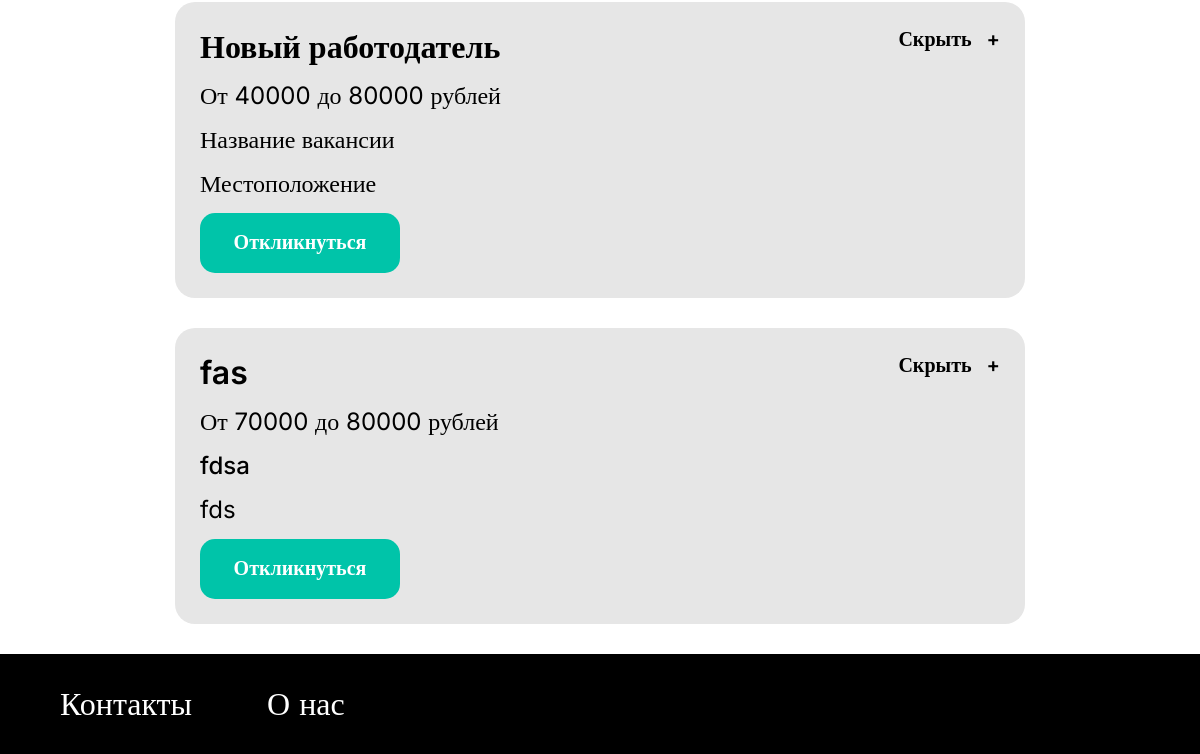
/vacancies/ (lower part), run on an earlier commit of the app's database.
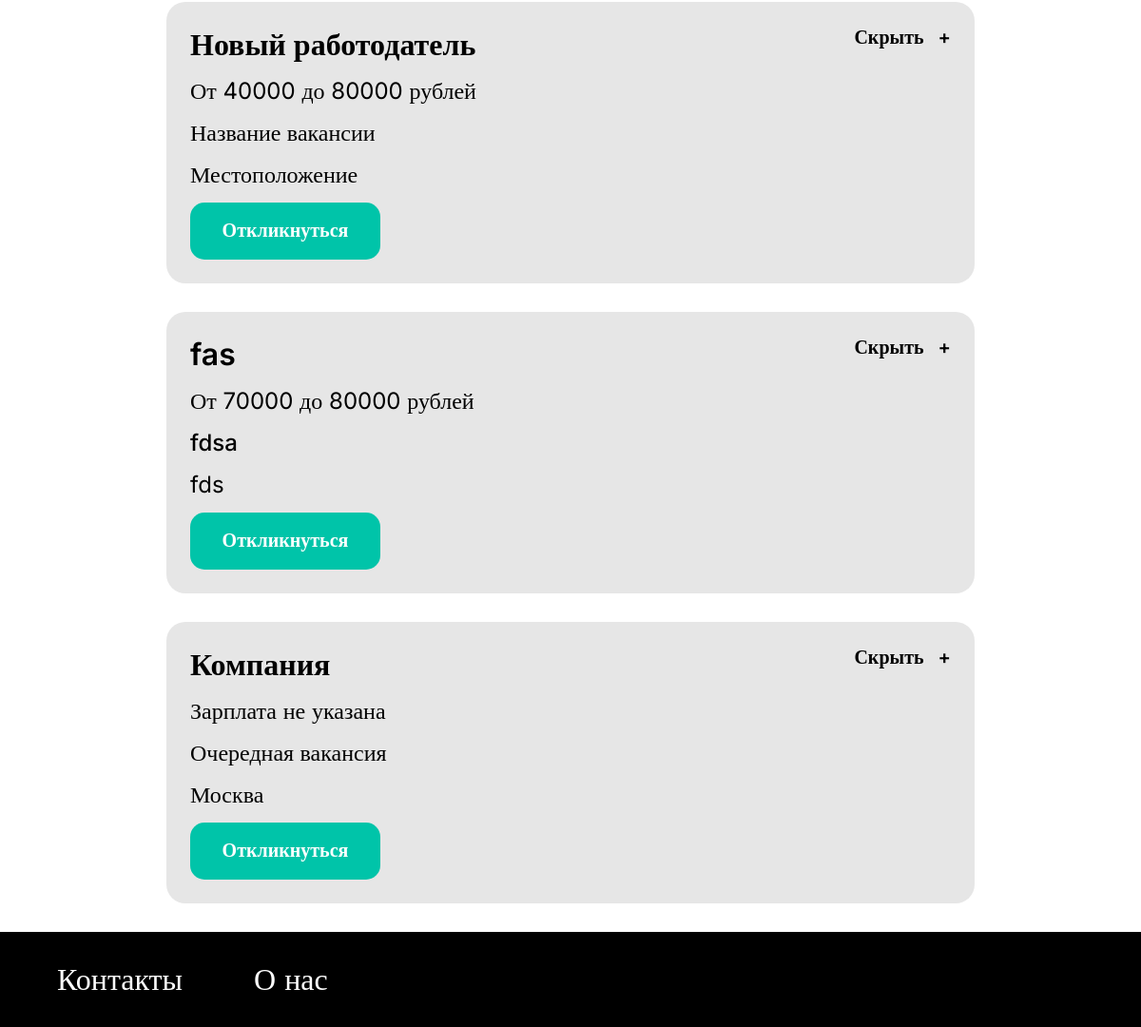
And on a later commit of the database.
### DB_client/models.py (models this page shows)
class Job(models.Model):
    employer_id = models.ForeignKey(User, on_delete=models.CASCADE)
    name = models.CharField(max_length=100)
    company_name = models.CharField(max_length=100)
    description = models.TextField()
    requirements = models.JSONField()
    conditions = models.TextField()
    salary_from = models.DecimalField(max_digits=8, decimal_places=0, null=True)
    salary_to = models.DecimalField(max_digits=8, decimal_places=0, null=True)
    location = models.CharField(max_length=100)
    job_type = models.CharField(
        max_length=10,
        choices=[
            ('Full_Time', 'Полная занятость'),
            ('Part_Time', 'Частичная занятость'),
            ('Remote', 'Удалённая работа')
        ]
    )
    experience_level = models.CharField(
        max_length=20,
        choices=[
            ('no_expirience', 'Без опыта'),
            ('1_between_3', 'От 1 года до 3 лет'),
            ('3_between_6', 'От 3 до 6 лет'),
            ('more_than_6', 'От 3 до 6 лет'),
        ]
    )
    created_at = models.DateTimeField(auto_now_add=True)
    updated_at = models.DateTimeField(auto_now=True)

### DB_client/views.py (the view)
# urls.py: path("vacancies/", vacancies, name="vacancies"),
def vacancies(request):
    vacs = Job.objects.all().values()
    for vac in vacs:
        get_salary_info(vac)
    return render(request, 'new_templates/vacancies.html', {'vacs': vacs})

### DB_client/views.py (called while the page is built)
def get_salary_info(vac):
    if vac['salary_from'] is not None and vac['salary_to'] is not None:
        vac['salary_info'] = f'От {vac["salary_from"]} до {vac["salary_to"]} рублей'
    elif vac['salary_from'] is None and vac['salary_to'] is not None:
        vac['salary_info'] = f'До {vac["salary_to"]} рублей'
    elif vac['salary_from'] is not None and vac.salary_to is None:
        vac['salary_info'] = f'От {vac["salary_from"]} рублей'
    else:
        vac['salary_info'] = 'Зарплата не указана'

### DB_client/templates/new_templates/vacancies.html (shortened to what this page needs)
<!DOCTYPE html>
<html lang="en">
<head>
    <link rel="stylesheet" href="../../static/css/new_css/vacancies.css">
</head>
<body>
    <main class="vacancies-main">
        {% for vac in vacs %}
            <div class="vacancy">
                <div class="vacancy-info">
                    <p class="vacancy-info-head">{{vac.name}}</p>
                    <p class="vacancy-info-salary">{{vac.salary_info}}</p>
                    <p class="vacancy-info-company">{{vac.company_name}}</p>
                    <p class="vacancy-info-workplace">{{vac.location}}</p>
                    <a href="{% url 'vacancy_detail' vac.id %}" class="vacancy-apply-button"><p class="button-text">Откликнуться</p></a>
                </div>
                <div class="vacancy-buttons">
                    <button type="button" class="hide-vacancy-button">Скрыть</button>
                    <button type="button" class="add-vacancy-button">+</button>
                </div>
            </div>
        {% endfor %}
    </main>
    <footer class="vacancies-footer">
        <nav class="vacancies-footer-nav">
            <ul class="footer-site-navigation">
                <li class="footer-site-navigation-item">
                    <a href="">Контакты</a>
                </li>
                <li class="footer-site-navigation-item">
                    <a href="">О нас</a>
                </li>
            </ul>
        </nav>
    </footer>
</body>
</html>

### DB_client/static/css/new_css/vacancies.css (style rules this page uses)
body { margin: 0; padding: 0; }
.button-text { margin-top: 17px; }
.vacancies-main { margin: 0; padding: 30px 0; background-color: white; display: flex; flex-direction: column; align-items: center; gap: 30px; }
.vacancy { padding: 25px; width: 800px; background-color: #e6e6e6; display: flex; justify-content: space-between; border-radius: 20px; }
.vacancy-info { display: flex; flex-direction: column; gap: 15px; }
.vacancy-info-head { margin: 0; padding: 0; color: black; font-family: Inter; font-size: 32px; font-weight: 600; }
.vacancy-info-salary { margin: 0; padding: 0; font-family: Inter; color: black; font-size: 24px; font-weight: 400; }
.vacancy-info-company { margin: 0; padding: 0; color: black; font-family: Inter; font-size: 24px; font-weight: 500; }
.vacancy-info-workplace { margin: 0; padding: 0; color: black; font-family: Inter; font-size: 24px; font-weight: 400; }
.vacancy-apply-button { margin-top: 0; padding: 0; color: white; border: none; border-radius: 15px; background: #00c4a9; width: 200px; height: 60px; text-align: center; vertical-align:bottom; text-decoration: none; font-family: Inter; font-size: 20px; font-weight: 600; }
.vacancy-buttons { display: flex; flex-direction: row; align-items: flex-start; gap: 15px; }
.vacancy-buttons button { margin: 0; padding: 0; color: black; border: none; background: none; font-family: Inter; font-size: 20px; font-weight: 600; }
.vacancies-footer { margin: 0; padding: 0; background-color: black; height: 100px; display: flex; justify-content: flex-start; width: 100%; }
.vacancies-footer-nav { display: flex; flex-direction: row; margin: 0; gap: 50px; }
.footer-site-navigation { padding: 0; padding-left: 60px; margin: 0; display: flex; flex-direction: row; align-items: center; list-style: none; gap: 75px; }
.footer-site-navigation-item a { text-decoration: none; color: white; font-family: Inter; font-size: 32px; font-weight: 400; line-height: 38.73px; text-align: left; }

What changed in the data, as far as the page shows it:
added Job: name "Компания", salary_info "Зарплата не указана", company_name "Очередная вакансия", location "Москва"
